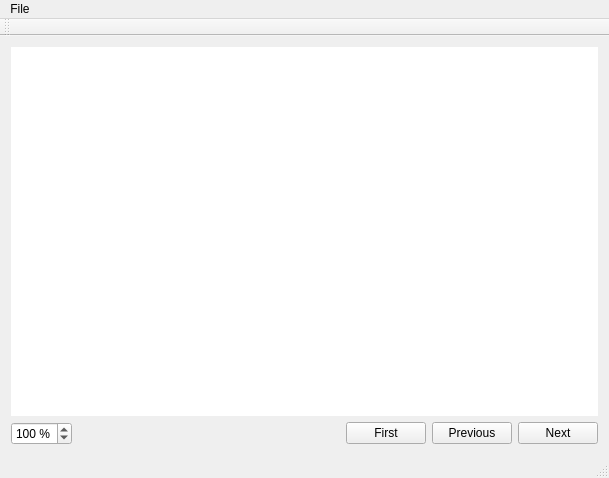
<?xml version="1.0" encoding="UTF-8"?>
<ui version="4.0">
 <class>MainWindow</class>
 <widget class="QMainWindow" name="MainWindow">
  <property name="geometry">
   <rect>
    <x>0</x>
    <y>0</y>
    <width>609</width>
    <height>478</height>
   </rect>
  </property>
  <property name="windowTitle">
   <string>MainWindow</string>
  </property>
  <widget class="QWidget" name="centralWidget">
   <layout class="QVBoxLayout" name="verticalLayout">
    <item>
     <widget class="QGraphicsView" name="graphicsView">
      <property name="frameShape">
       <enum>QFrame::NoFrame</enum>
      </property>
      <property name="frameShadow">
       <enum>QFrame::Plain</enum>
      </property>
     </widget>
    </item>
    <item>
     <layout class="QHBoxLayout" name="horizontalLayout">
      <item>
       <widget class="QSpinBox" name="spinBox">
        <property name="suffix">
         <string> %</string>
        </property>
        <property name="minimum">
         <number>10</number>
        </property>
        <property name="maximum">
         <number>500</number>
        </property>
        <property name="singleStep">
         <number>5</number>
        </property>
        <property name="value">
         <number>100</number>
        </property>
       </widget>
      </item>
      <item>
       <spacer name="horizontalSpacer_2">
        <property name="orientation">
         <enum>Qt::Horizontal</enum>
        </property>
        <property name="sizeHint" stdset="0">
         <size>
          <width>40</width>
          <height>20</height>
         </size>
        </property>
       </spacer>
      </item>
      <item>
       <widget class="QPushButton" name="pushButton_First">
        <property name="text">
         <string>First</string>
        </property>
       </widget>
      </item>
      <item>
       <widget class="QPushButton" name="pushButton_Previous">
        <property name="text">
         <string>Previous</string>
        </property>
       </widget>
      </item>
      <item>
       <widget class="QPushButton" name="pushButton_Next">
        <property name="text">
         <string>Next</string>
        </property>
       </widget>
      </item>
     </layout>
    </item>
   </layout>
  </widget>
  <widget class="QMenuBar" name="menuBar">
   <property name="geometry">
    <rect>
     <x>0</x>
     <y>0</y>
     <width>609</width>
     <height>22</height>
    </rect>
   </property>
   <widget class="QMenu" name="menuFile">
    <property name="title">
     <string>File</string>
    </property>
    <addaction name="actionOpen"/>
   </widget>
   <addaction name="menuFile"/>
  </widget>
  <widget class="QToolBar" name="mainToolBar">
   <attribute name="toolBarArea">
    <enum>TopToolBarArea</enum>
   </attribute>
   <attribute name="toolBarBreak">
    <bool>false</bool>
   </attribute>
  </widget>
  <widget class="QStatusBar" name="statusBar"/>
  <action name="actionOpen">
   <property name="text">
    <string>Open...</string>
   </property>
   <property name="shortcut">
    <string>Ctrl+O</string>
   </property>
  </action>
 </widget>
 <layoutdefault spacing="6" margin="11"/>
 <resources/>
 <connections/>
</ui>
